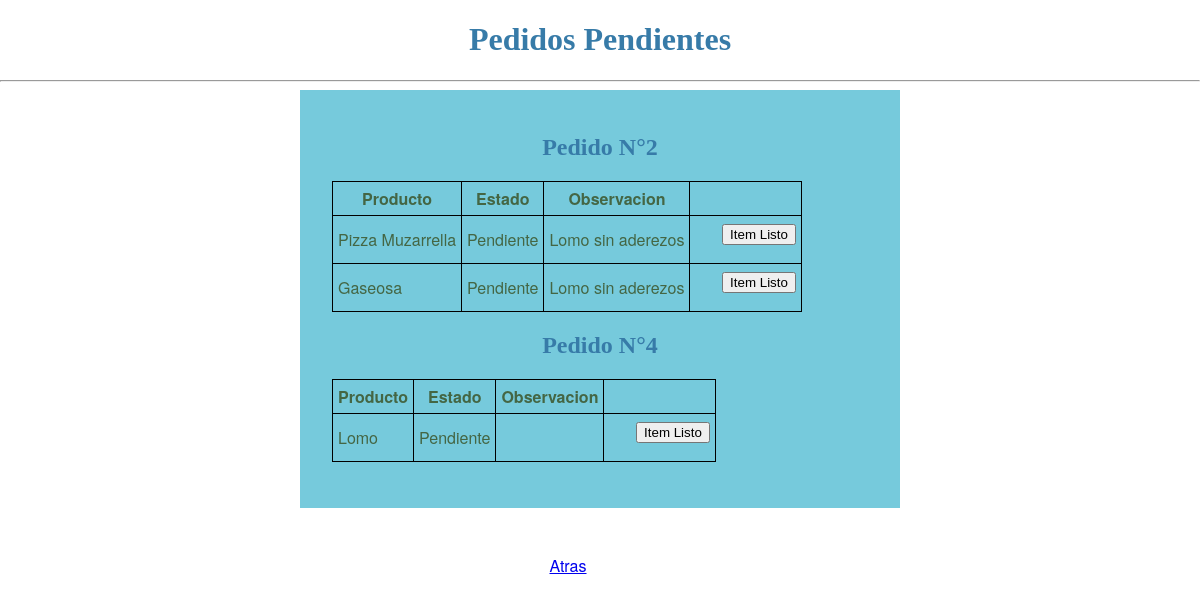
Screenshot of /item_listo with the database file from the repository.
### modelos.py (models this page shows)
class ItemsPedidos(db.Model):
    __tablename__= 'ItemsPedidos'
    NumItem = db.Column(db.Integer, primary_key=True)
    NumPedido = db.Column(db.Integer, db.ForeignKey('Pedidos.NumPedido'))
    NumProducto = db.Column(db.Integer, db.ForeignKey('productos.NumProducto'))
    Precio = db.Column(db.Integer, nullable=False)
    Estado = db.Column(db.String(10), nullable=False)

class Productos(db.Model):
    NumProducto = db.Column(db.Integer, primary_key=True)
    Nombre = db.Column(db.String(20), unique=True, nullable=False)
    PrecioUnitario = db.Column(db.Integer, nullable=False)
    num_item = db.relationship('ItemsPedidos', backref='productos', cascade="all, delete-orphan", lazy='dynamic')

class Pedidos(db.Model):
    __tablename__= 'Pedidos'
    NumPedido = db.Column(db.Integer, primary_key=True)
    Fecha = db.Column(db.DateTime)
    Total = db.Column(db.Integer, nullable=False)
    Cobrado = db.Column(db.Boolean, unique=False, default=False)
    Observacion = db.Column(db.Text, default=None)
    Mesa = db.Column(db.Integer, unique=True, nullable=False)
    DNIMozo = db.Column(db.String, db.ForeignKey('usuarios.DNI'))
    items_pedidos = db.relationship('ItemsPedidos', backref='pedidos', cascade="all, delete-orphan", lazy='dynamic')

### Aplicacion.py (the view)
@app.route('/item_listo', methods=['GET', 'POST'])
def item_listo():
    if request.method == 'POST':
        if not request.form['item']:
            return render_template('funciones_cocinero.html')
        else:
            it_listo= ItemsPedidos.query.filter_by(NumItem=request.form['item']).first()
            it_listo.Estado='Listo'
            db.session.add(it_listo)
            db.session.commit()
            items = ItemsPedidos.query.filter_by(Estado='Pendiente').all()
            a=0
            lista = []
            for item in items:
                if item.pedidos.NumPedido != a:
                    a = item.pedidos.NumPedido
                    lista.append(item.pedidos.NumPedido)
            return render_template('item_listo.html', items=items, pedidos=lista)
    else:
        items = ItemsPedidos.query.filter_by(Estado='Pendiente').all()
        a = 0
        lista=[]
        for item in items:
            if item.pedidos.NumPedido != a:
                a=item.pedidos.NumPedido
                lista.append(item.pedidos.NumPedido)
        return render_template('item_listo.html',items=items,pedidos=lista)

### templates/item_listo.html (shortened to what this page needs)
<!DOCTYPE html>
<html lang = "en">
   <head>
    <link rel="stylesheet" href="{{ url_for('static', filename='css/estilos.css') }}">
    </head>
   <body>
	 <h1> Pedidos Pendientes </h1>
     <hr/>
       <div class="container">
          <table>
            {% for pedido in pedidos %}
              <thead>
                <h2>Pedido N°{{pedido}}</h2>
              </thead>
               <table>
                 <thead>
                    <tr>
                       <th>Producto</th>
                       <th>Estado</th>
                       <th>Observacion</th>
                    </tr>
                 </thead>
                 <tbody>
                   <form action = "{{ url_for('item_listo') }}" method = "post" class = "container">
                       {% for item in items %}
                            {%if item.pedidos.NumPedido == pedido%}
                               {%if item.Estado == 'Pendiente'%}
                                <tr>
                                   <td>{{ item.productos.Nombre }}</td>
                                   <td>{{ item.Estado }}</td>
                                   <td>{{item.pedidos.Observacion}}</td>
                                   <td><input type = "submit" value = "Item Listo" /></td>
                                </tr>
                                {%endif%}
                            {%endif%}
                       {% endfor %}
                    </form>
                 </tbody>
                </table>
            {%endfor%}
          </table>
       <br><br>
      </div>
   </body>
      <div class="myDiv">
            <br><br><a href = "{{ url_for('funciones_cocinero') }}" > Atras </a><br><br>
	  </div>
</html>

### static/css/estilos.css (style rules this page uses)
body { margin: 0; padding: 0; font-family: "Helvetica Neue", Helvetica, Arial, sans-serif; color: #464; }
h1 { font-family: serif; text-align: center; color: #377ba8; }
h2 { font-family: serif; text-align: center; color: #377ba8; }
table, th, td { border: 1px solid black; border-collapse: collapse; margin-left: 2em; }
th, td { padding: 5px; }
.container { padding-top: 2%; width: 50%; margin: 0 auto; background-color: #76CADC; }
.container input { margin-bottom: 1em; margin-left: 2em; }
.myDiv { margin-bottom: 2em; margin-right: 4em; text-align: center; }

### rows the page displays
ItemsPedidos: productos.Nombre "Pizza Muzarrella", Estado "Pendiente", pedidos.Observacion "Lomo sin aderezos"
ItemsPedidos: productos.Nombre "Gaseosa", Estado "Pendiente", pedidos.Observacion "Lomo sin aderezos"
ItemsPedidos: productos.Nombre "Lomo", Estado "Pendiente"

### other values shown
{{ pedido }} "2" "4"
